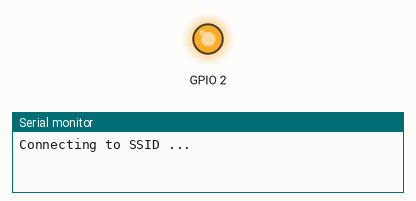
A sketch run on a simulated ESP8266 (NodeMCU). Shown: output pins drawn as LEDs (lit = HIGH, except the on-board LED, lit = LOW), the last lines printed to the serial monitor. WiFi joins after 1.5 s; servers stay silent unless stated.

Above: at 0.1 s.
At 2.3 s:
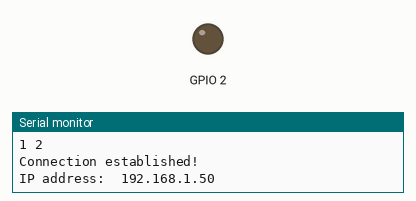
Timing chart, 0 to 3.8 s (numbered marks = the images above):
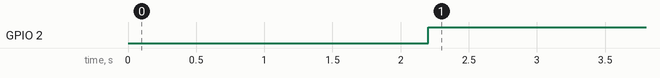

The sketch:

InternetChecker.ino
```cpp
#include <ESP8266WiFi.h>

const char* ssid     = "SSID";         // The SSID (name) of the Wi-Fi network you want to connect to
const char* password = "PASSWORD";

void setup() {
  WiFi.hostname("Esp8266_internet_checker");
  Serial.begin(115200);
  pinMode(BUILTIN_LED, OUTPUT);
  WiFi.begin();
  Serial.print("Connecting to ");
  Serial.print(ssid); Serial.println(" ...");

  int i = 0;
  while (WiFi.status() != WL_CONNECTED && i<10) { // Wait for the Wi-Fi to connect
    delay(1000);
    Serial.print(++i); Serial.print(' ');
  }

  Serial.println('\n');
  Serial.println("Connection established!");
  Serial.print("IP address:\t");
  Serial.println(WiFi.localIP());         // Send the IP address of the ESP8266 to the computer
}


void loop() {

  WiFiClient client;
  if (client.connect("www.google.com", 80))
  {
        //Serial.println("connected");
        digitalWrite(BUILTIN_LED,HIGH);
        client.stop();
        delay(2000);

    }
    else {
    digitalWrite(BUILTIN_LED,LOW);
    client.stop();
    delay(2000);
  }
}
```

Measured:
- by itself, GPIO 2: LOW → HIGH at 2.2 s
